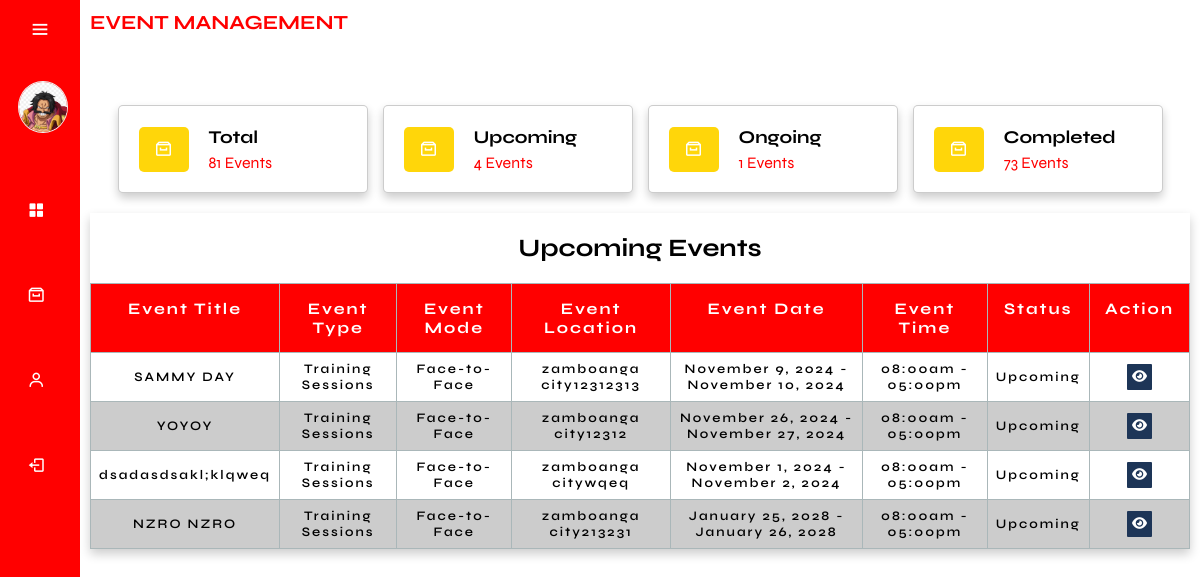
/admin/upcoming_events.php (signed in), run on the app's committed database.
### tables this page shows
CREATE TABLE `events` (
  `event_id` int(11) NOT NULL,
  `event_title` varchar(255) NOT NULL,
  `event_description` text DEFAULT NULL,
  `event_type` varchar(50) NOT NULL,
  `event_mode` varchar(50) NOT NULL,
  `event_photo_path` varchar(255) DEFAULT NULL,
  `location` varchar(255) NOT NULL,
  `date_start` date NOT NULL,
  `date_end` date NOT NULL,
  `time_start` time NOT NULL,
  `time_end` time NOT NULL,
  `date_created` timestamp NOT NULL DEFAULT current_timestamp(),
  `event_link` text DEFAULT NULL,
  `cancelReason` text NOT NULL,
  `event_cancel` varchar(255) NOT NULL,
  `participant_limit` int(11) NOT NULL
);

### function/F.upcomingEvents.php (the view, shortened to what this page needs)
<?php
    require_once('../db.connection/connection.php');
    $sql = "SELECT * FROM Events WHERE (date_start > CURDATE() OR (date_start = CURDATE() AND time_start > CURTIME())) AND (event_cancel IS NULL OR event_cancel = '') ORDER BY date_created DESC";
    $result = mysqli_query($conn, $sql);
    while ($row = mysqli_fetch_assoc($result)) {
        $eventTitle = $row['event_title'];
        $eventLocation = $row['location'];
        $eventDateStart = date('F j, Y', strtotime($row['date_start']));
        $eventDateEnd = date('F j, Y', strtotime($row['date_end']));
        $eventTimeStart = date('h:ia', strtotime($row['time_start']));
        $eventTimeEnd = date('h:ia', strtotime($row['time_end']));
        $eventMode = $row['event_mode'];
        $eventType = $row['event_type'];
        echo '<tr data-start-date="' . $row['date_start'] . '" data-end-date="' . $row['date_end'] . '">';
        ?>
        <td data-label="Event Title"><?php echo $eventTitle; ?></td>
        <td data-label="Event Type"><?php echo $eventType; ?></td>
        <td data-label="Event Mode"><?php echo $eventMode; ?></td>
        <td data-label="Event Location"><?php echo $eventLocation; ?></td>
        <td data-label="Event Date"><?php echo "$eventDateStart - $eventDateEnd"; ?></td>
        <td data-label="Event Time"><?php echo "$eventTimeStart - $eventTimeEnd"; ?></td>
        <td data-label="Status">Upcoming</td>
        <td data-label="View Event" class="pad">
            <a href="view_eventHistory.php?event_id=<?php echo $row['event_id']; ?>"><button class="btn_view"><i class="fa-solid fa-eye"></i></i></button></a>
        </td>
        <?php
        echo '</tr>';
    }
?>

### admin/upcoming_events.php (shortened to what this page needs)
<?php
    require_once('../db.connection/connection.php');
    $totalEventsQuery = "SELECT COUNT(*) AS totalEvents FROM Events";
    $totalEventsResult = mysqli_query($conn, $totalEventsQuery);
    $totalEvents = mysqli_fetch_assoc($totalEventsResult)['totalEvents'];
    $totalUpcomingQuery = "SELECT COUNT(*) AS totalUpcoming FROM Events WHERE (NOW() < CONCAT(date_start, ' ', time_start)) AND (event_cancel IS NULL OR event_cancel = '')";
    $totalUpcomingResult = mysqli_query($conn, $totalUpcomingQuery);
    $totalUpcoming = mysqli_fetch_assoc($totalUpcomingResult)['totalUpcoming'];
    $totalOngoingQuery = "SELECT COUNT(*) AS totalOngoing FROM Events WHERE (NOW() BETWEEN CONCAT(date_start, ' ', time_start) AND CONCAT(date_end, ' ', time_end)) AND (event_cancel IS NULL OR event_cancel = '')";
    $totalOngoingResult = mysqli_query($conn, $totalOngoingQuery);
    $totalOngoing = mysqli_fetch_assoc($totalOngoingResult)['totalOngoing'];
    $totalEndedQuery = "SELECT COUNT(*) AS totalEnded FROM Events WHERE (NOW() > CONCAT(date_end, ' ', time_end)) AND (event_cancel IS NULL OR event_cancel = '')";
    $totalEndedResult = mysqli_query($conn, $totalEndedQuery);
    $totalEnded = mysqli_fetch_assoc($totalEndedResult)['totalEnded'];
?>
<!DOCTYPE html>
<html lang="en">
    <head>
        <link href='https://unpkg.com/boxicons@2.1.4/css/boxicons.min.css' rel='stylesheet'>
        <link rel="stylesheet" href="css/main.css">
    </head>
    <body>
        <?php
            require_once('../db.connection/connection.php');
            if ($_SERVER['REQUEST_METHOD'] === 'GET') {
                if (isset($_SESSION['AdminID'])) {
                    $AdminID = $_SESSION['AdminID'];
                    $sqlAdmin = "SELECT * FROM admin WHERE AdminID = ?";
                    $stmtAdmin = $conn->prepare($sqlAdmin);
                    $stmtAdmin->bind_param("i", $AdminID);
                    $stmtAdmin->execute();
                    $resultAdmin = $stmtAdmin->get_result();
                    if ($resultAdmin->num_rows > 0) {
                        while ($row = $resultAdmin->fetch_assoc()) {
                            $Image = $row['Image'];
                        }
                    } else {
                        echo "No records found";
                    }
                }
            }
        ?>
        <div class="sidebar">
            <div class="top">
                <i class="bx bx-menu" id="btnn"></i>
            </div>
            <div class="user">
                <?php if (!empty($Image)): ?>
                    <img src="../assets/img/profilePhoto/<?php echo $Image; ?>" alt="user" class="user-img">
                <?php else: ?>
                    <img src="../assets/img/profile.jpg" alt="default user" class="user-img">
                <?php endif; ?>
                <div>
                </div>
            </div>
            <ul>
                <li class="nav-sidebar">
                    <a href="adminDashboard.php">
                        <i class="bx bxs-grid-alt"></i>
                    </a>
                </li>
                <li class="events-side2 nav-sidebar">
                    <a href="#" class="a-events">
                        <i class='bx bx-archive'></i>
                    </a>
                </li>
                <li class="events-side nav-sidebar">
                    <a href="#" class="a-events">
                        <i class='bx bx-user'></i>
                    </a>
                </li>
                <li class="nav-sidebar">
                    <a href="../login.php">
                        <i class="bx bx-log-out"></i>
                    </a>
                </li>
            </ul>
        </div>
        <div class="main-content">
            <div class="containerr">
                <h3 class="dashboard apply">EVENT MANAGEMENT</h3>
                <section class="category">
                    <div class="box-container">
                        <a href="total_events.php" class="box">
                            <i class='bx bx-archive'></i>
                            <div>
                                <h3>Total</h3>
                                <span><?php echo $totalEvents; ?> Events</span>
                            </div>
                        </a>
                        <a href="upcoming_events.php" class="box">
                            <i class='bx bx-archive'></i>
                            <div>
                                <h3>Upcoming</h3>
                                <span><?php echo $totalUpcoming; ?> Events</span>
                            </div>
                        </a>
                        <a href="ongoing_events.php" class="box">
                            <i class='bx bx-archive'></i>
                            <div>
                                <h3>Ongoing</h3>
                                <span><?php echo $totalOngoing; ?> Events</span>
                            </div>
                        </a>
                        <a href="ended_events.php" class="box">
                            <i class='bx bx-archive'></i>
                            <div>
                                <h3>Completed</h3>
                                <span><?php echo $totalEnded; ?> Events</span>
                            </div>
                        </a>
                    </div>
                </section>
            </div>
            <div class="containerr">
                <div class="event-table">
                    <div class="tbl-container">
                        <h2>Upcoming Events</h2>
                        <table class="tbl">
                            <thead>
                                <tr>
                                    <th>Event Title</th>
                                    <th>Event Type</th>
                                    <th>Event Mode</th>
                                    <th>Event Location</th>
                                    <th>Event Date</th>
                                    <th>Event Time</th>
                                    <th>Status</th>
                                    <th colspan="3">Action</th>
                                </tr>
                            </thead>
                            <tbody>
                            <?php include('../function/F.upcomingEvents.php'); ?>
                            </tbody>
                        </table>
                    </div>
                </div>
            </div>
        </div>
    </body>
</html>

### admin/css/main.css (style rules this page uses)
* { font-family: "Syne", sans-serif; margin: 0; padding: 0; box-sizing: border-box; text-decoration: none; outline: none; border: none; }
:root { --header-height: 3.5rem; --first-color: red; --first-color-alt: #1d3557; --first-color-light: hsl(var(--hue), 40%, 80%); --title-color: hsl(var(--hue), 24%, 16%); --text-color: black; --text-color-light: hsl(var(--hue), 8%, 60%); --white-color: hsl(0, 0%, 100%); --body-color: white; --container-color: #f1faee; --box-shadow: 0 .5rem 1rem rgba(0, 0, 0, .2); --light-bg: #FFFCE6; --border: .1rem solid rgba(0,0,0,.2); --body-font: "Syne", sans-serif; --biggest-font-size: 2rem; --h1-font-size: 1.5rem; --h2-font-size: 1.25rem; --h3-font-size: 1rem; --normal-font-size: .938rem; --small-font-size: .813rem; --smaller-font-size: .75rem; --font-regular: 400; --font-medium: 500; --font-semi-bold: 600; --z-tooltip: 10; --z-fixed: 100; --z-modal: 1000; }
html { font-size: 62.5%; overflow-x: hidden; scroll-padding-top: 7rem; scroll-behavior: smooth; }
body { background-color: var(--body-color); }
section { padding: 2rem; margin: 0 auto; max-width: 1200px; }
.user-img { width: 50px; border-radius: 100%; border: 1px solid #eee; margin-left: 1rem; }
.sidebar { position: fixed; top: 0; left: 0; height: 100vh; width: 80px; background-color: var(--first-color); padding: .4rem .8rem; transition: all 0.5s ease; z-index: 100; }
.sidebar #btnn { position: absolute; color: var(--body-color); top: .4rem; left: 50%; font-size: 2.2rem; line-height: 50px; transform: translateX(-50%); cursor: pointer; }
.user { display: flex; align-items: center; margin: 1rem 0 }
.user img { background-color: var(--first-color); }
.sidebar ul li { position: relative; list-style-type: none; height: 50px; width: 90%; margin: 0.8rem auto; margin-top: 3.5rem; font-size: 1.8rem; }
.sidebar ul li a { color: var(--body-color); display: flex; align-items: center; text-decoration: none; border-radius: 0.8rem; }
.sidebar ul li a i { min-width: 50px; text-align: center; height: 50px; border-radius: 12px; line-height: 50px; }
.main-content { position: relative; background-color: var(--body-color); min-height: 100vh; top: 0; left: 80px; transition: all 0.5s ease; width: calc(100% - 80px); padding: 1rem; }
.containerr .dashboard { font-size: 2rem; color: var(--first-color); }
.events-side , .events-side2 { transition: all 0.5s ease; }
.category .box-container { display: grid; grid-template-columns: repeat(auto-fit, 25rem); justify-content: center; align-items: flex-start; gap: 1.5rem; }
.category .box-container .box { border-radius: .5rem; box-shadow: var(--box-shadow); border: var(--border); padding: 2rem; background: var(--body-color); display: flex; align-items: center; gap: 2rem; }
.category .box-container .box i { height: 4.5rem; width: 5rem; line-height: 4.5rem; font-size: 1.8rem; color: var(--body-color); border-radius: .5rem; background-color: #ffd60a; text-align: center; }
.category .box-container .box h3 { font-size: 1.8rem; text-transform: capitalize; color: #000; padding-bottom: .5rem; }
.category .box-container .box span { color: var(--first-color); font-size: 1.6rem; }
.event-table { max-width: 1540px; width: 100%; background: var(--body-color); box-shadow: var(--box-shadow); margin-bottom: 6rem; }
.event-table h2 { padding: 2rem 1rem; font-size: 2.5rem; text-align: center; }
.tbl { border-collapse: collapse; width: auto; min-width: 100%; }
.tbl tbody { max-height: 400px; overflow-y: auto; }
.tbl thead { background-color: #424949; color: #fff; position: relative; }
.tbl thead th { font-size: 1.2rem; padding: 0.8rem; letter-spacing: 0.2rem; vertical-align: top; border: 1px solid #aab7b9; position: sticky; top: 0; background-color: var(--first-color); color: #fff; }
.tbl thead tr th { font-size: 1.6rem; padding: 1.5rem; letter-spacing: 0.2rem; vertical-align: top; border: 1px solid #aab7b9; }
.tbl tbody tr td { font-size: 1.3rem; letter-spacing: 0.2rem; font-weight: 600; text-align: center; border: 1px solid #aab7b9; padding: 0.8rem; }
.tbl tbody .pad { padding: 0.5rem; }
.tbl tr:nth-child(even) { background-color: #ccc; }
.tbl button { display: inline-block; border: none; margin: 0 auto; padding: 0.5rem; border-radius: 1px; outline: none; cursor: pointer; }
.btn_view { background-color: var(--first-color-alt); color: #fff; }
.apply { padding-bottom: 5rem; }

### data on the page
events: event_title "SAMMY DAY", event_type "Training Sessions", event_mode "Face-to-Face", location "zamboanga city12312313", date_start "November 9, 2024", date_end "November 10, 2024", time_start "08:00am", time_end "05:00pm"
events: event_title "YOYOY", event_type "Training Sessions", event_mode "Face-to-Face", location "zamboanga city12312", date_start "November 26, 2024", date_end "November 27, 2024", time_start "08:00am", time_end "05:00pm"
events: event_title "dsadasdsakl;klqweq", event_type "Training Sessions", event_mode "Face-to-Face", location "zamboanga citywqeq", date_start "November 1, 2024", date_end "November 2, 2024", time_start "08:00am", time_end "05:00pm"
events: event_title "NZRO NZRO", event_type "Training Sessions", event_mode "Face-to-Face", location "zamboanga city213231", date_start "January 25, 2028", date_end "January 26, 2028", time_start "08:00am", time_end "05:00pm"

### other printed values
$totalEvents "81"
$totalUpcoming "4"
$totalOngoing "1"
$totalEnded "73"
